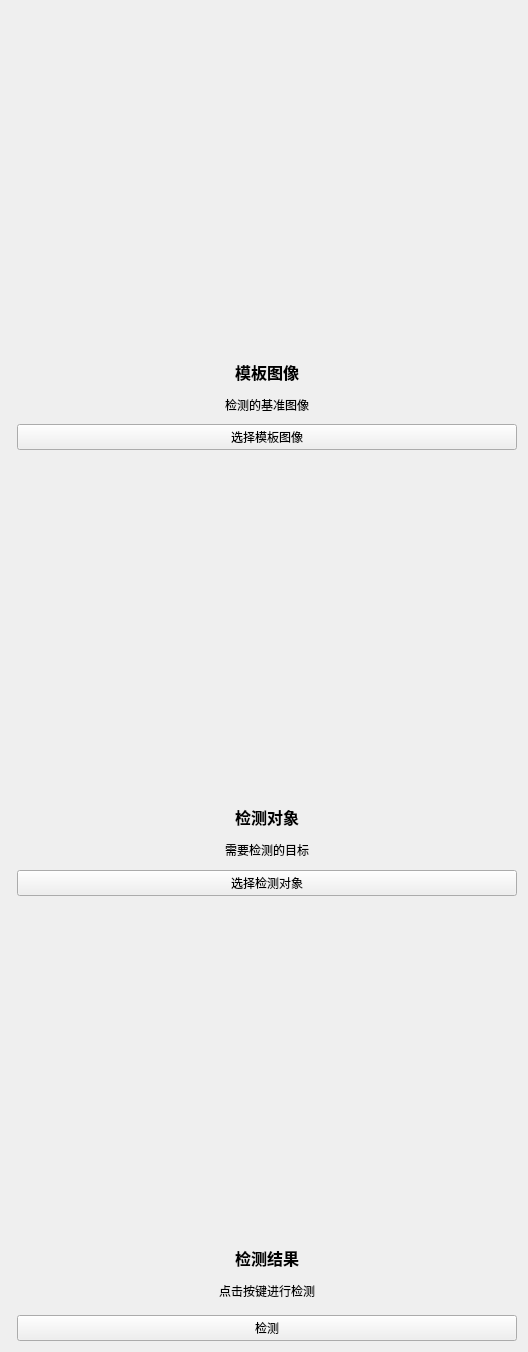
<?xml version="1.0" encoding="UTF-8"?>
<ui version="4.0">
 <class>SurfaceCheckClass</class>
 <widget class="QMainWindow" name="SurfaceCheckClass">
  <property name="geometry">
   <rect>
    <x>0</x>
    <y>0</y>
    <width>528</width>
    <height>1352</height>
   </rect>
  </property>
  <property name="windowTitle">
   <string>SurfaceCheck</string>
  </property>
  <widget class="QWidget" name="centralWidget">
   <layout class="QFormLayout" name="formLayout">
    <property name="sizeConstraint">
     <enum>QLayout::SetDefaultConstraint</enum>
    </property>
    <property name="fieldGrowthPolicy">
     <enum>QFormLayout::AllNonFixedFieldsGrow</enum>
    </property>
    <property name="rowWrapPolicy">
     <enum>QFormLayout::DontWrapRows</enum>
    </property>
    <item row="1" column="1">
     <layout class="QVBoxLayout" name="targetLayout" stretch="6,1,2">
      <property name="spacing">
       <number>9</number>
      </property>
      <item>
       <widget class="HImageWidget" name="TargetImage" native="true"/>
      </item>
      <item>
       <widget class="QLabel" name="targetTitle">
        <property name="text">
         <string>&lt;html&gt;&lt;head/&gt;&lt;body&gt;&lt;p align=&quot;center&quot;&gt;&lt;span style=&quot; font-size:12pt; font-weight:600;&quot;&gt;检测对象&lt;/span&gt;&lt;/p&gt;&lt;p align=&quot;center&quot;&gt;需要检测的目标&lt;/p&gt;&lt;/body&gt;&lt;/html&gt;</string>
        </property>
        <property name="alignment">
         <set>Qt::AlignCenter</set>
        </property>
       </widget>
      </item>
      <item>
       <widget class="QPushButton" name="btnSelectTarget">
        <property name="text">
         <string>选择检测对象</string>
        </property>
       </widget>
      </item>
     </layout>
    </item>
    <item row="2" column="1">
     <layout class="QVBoxLayout" name="resultLayout" stretch="5,1,1">
      <property name="spacing">
       <number>9</number>
      </property>
      <item>
       <widget class="HImageWidget" name="CheckResult" native="true"/>
      </item>
      <item>
       <widget class="QLabel" name="resultTitle">
        <property name="text">
         <string>&lt;html&gt;&lt;head/&gt;&lt;body&gt;&lt;p align=&quot;center&quot;&gt;&lt;span style=&quot; font-size:12pt; font-weight:600;&quot;&gt;检测结果&lt;/span&gt;&lt;/p&gt;&lt;p align=&quot;center&quot;&gt;点击按键进行检测&lt;/p&gt;&lt;/body&gt;&lt;/html&gt;</string>
        </property>
       </widget>
      </item>
      <item>
       <widget class="QPushButton" name="BtnCheck">
        <property name="text">
         <string>检测</string>
        </property>
       </widget>
      </item>
     </layout>
    </item>
    <item row="0" column="1">
     <layout class="QVBoxLayout" name="modelLayout" stretch="6,1,2">
      <property name="spacing">
       <number>9</number>
      </property>
      <item>
       <widget class="HImageWidget" name="ModelImage" native="true"/>
      </item>
      <item>
       <widget class="QLabel" name="titleOfModel">
        <property name="text">
         <string>&lt;html&gt;&lt;head/&gt;&lt;body&gt;&lt;p align=&quot;center&quot;&gt;&lt;span style=&quot; font-size:12pt; font-weight:600;&quot;&gt;模板图像&lt;/span&gt;&lt;/p&gt;&lt;p align=&quot;center&quot;&gt;检测的基准图像&lt;/p&gt;&lt;/body&gt;&lt;/html&gt;</string>
        </property>
        <property name="alignment">
         <set>Qt::AlignCenter</set>
        </property>
       </widget>
      </item>
      <item>
       <widget class="QPushButton" name="btnSelectModel">
        <property name="text">
         <string>选择模板图像</string>
        </property>
       </widget>
      </item>
     </layout>
    </item>
   </layout>
  </widget>
 </widget>
 <layoutdefault spacing="6" margin="11"/>
 <customwidgets>
  <customwidget>
   <class>HImageWidget</class>
   <extends>QWidget</extends>
   <header>HImageWidget.h</header>
   <container>1</container>
  </customwidget>
 </customwidgets>
 <resources>
  <include location="SurfaceCheck.qrc"/>
 </resources>
 <connections/>
</ui>
